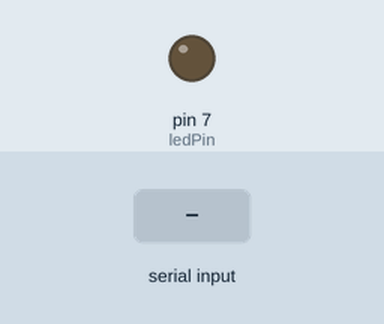
Recording of a sketch running on a simulated Arduino Uno, built with avr-gcc and run on an emulated ATmega328P. Parts: output pins drawn as LEDs (lit = HIGH). The inputs (shaded band) are chosen by the test bench.

Above: at 1.2 s.
1.3 s: "1" received over Serial
At 2.5 s:
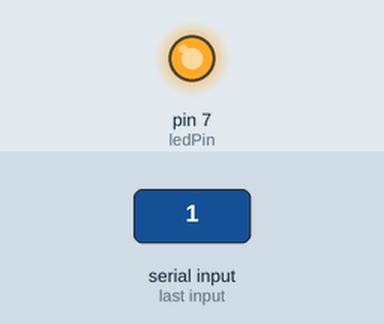
2.8 s: "0" received over Serial
At 3.8 s:
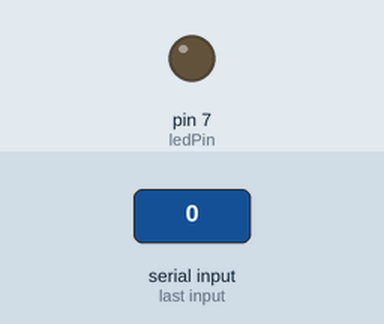
Timing chart, 0 to 5.8 s (numbered marks = the images above; inputs shaded):
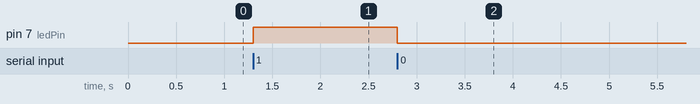

The sketch:

Week_4_Task_2.ino
```cpp
const int ledPin = 7; // Fill in

void setup() {
  Serial.begin(9600);
  pinMode(ledPin, OUTPUT);
  digitalWrite(ledPin, LOW); // Start with LED OFF
}

void loop() {
  // Listen for commands from Python
  if (Serial.available() > 0) {
    char cmd = Serial.read();

    if (cmd == '1') {
      digitalWrite(ledPin, HIGH); // Turn LED ON
    }
    else if (cmd == '0') {
      digitalWrite(ledPin, LOW);  // Turn LED OFF
    }
  }
}
```

Measured:
- after the input at 1.3 s, pin 7 (ledPin): LOW → HIGH at once
- after the input at 2.8 s, pin 7 (ledPin): HIGH → LOW at once
